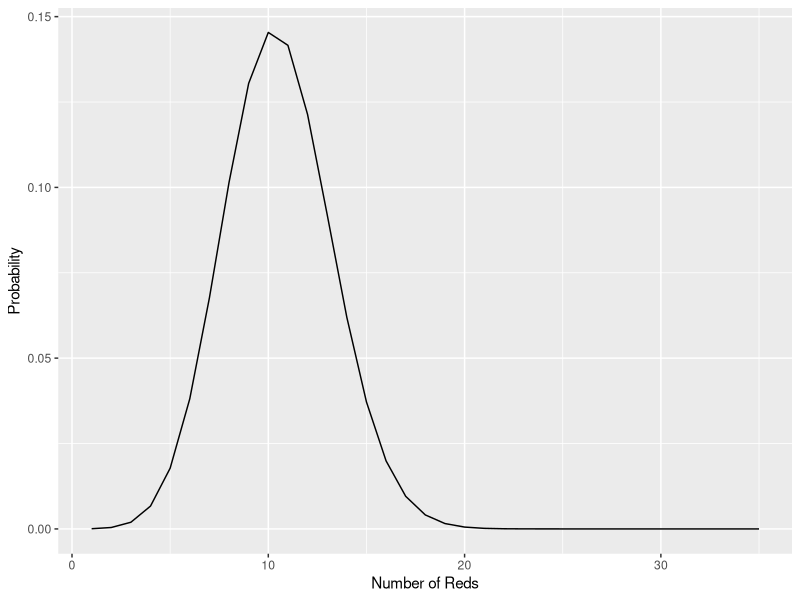
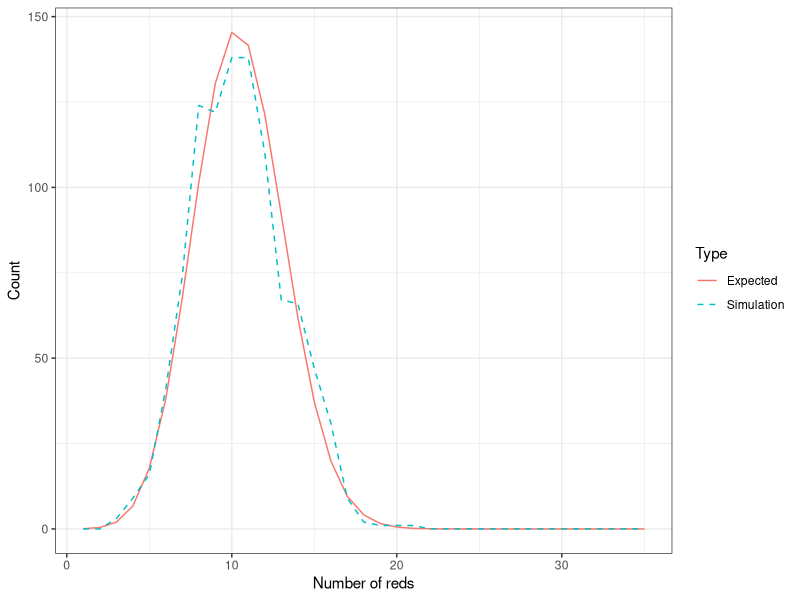

The R script that drew these images, in order: (Note: this script raises an error after producing the figures.)
## ---- chunk 1
knitr::opts_chunk$set(echo = TRUE)
## ---- chunk 2

 library(tidyverse)
choose(8,3)

 prob_red_spheres<-function(z){
   a=choose(35,z)*0.3^z*0.7^(35-z)
   return(a)
 }

 prob_red_spheres(20)
 
 num_reds<-seq(1,35)
 
  num_reds
 
  p<-map_dbl(num_reds,prob_red_spheres)
  
 prob_by_num_reds<-data.frame(num_reds,p)
 
 library(tidyverse)
 
prob_by_num_reds%>%head(3)
 
ggplot(data=prob_by_num_reds,aes(x=num_reds,y=p))+
geom_line()+xlab("Number of Reds")+ylab("Probability")


sample(10,35,replace=TRUE)

set.seed(0)
for(i in 1:5){
print(sample(100,5,replace=FALSE))
# The result may well differ every time
}


for(i in 1:5){
set.seed(1)
print(sample(100,5,replace=FALSE))
# The result should not change
}


num_trials<-1000 # set the number of trials
set.seed(0) # set the random seed
sampling_with_replacement_simulation<-data.frame(trial=1:num_trials)%>%
mutate(sample_balls=map(.x=trial,~sample(10,35,replace = TRUE)))
# generate collection of num_trials simulations

#mutate(sample_balls=map(.x=trial,~sample(10,35,replace = TRUE)))


sampling_with_replacement_simulation<-sampling_with_replacement_simulation%>%mutate(num_reds=map_dbl(.x=sample_balls,~sum(.x<=3)))



sampling_with_replacement_simulation

num_reds_in_simulation<-sampling_with_replacement_simulation%>%pull(num_reds)
# we extract a vector corresponding to the number of reds in each trial

num_reds_in_simulation

prob_by_num_reds<-prob_by_num_reds%>%
mutate(simulation_count=map_dbl(.x=num_reds,~sum(num_reds_in_simulation==.x)))

prob_by_num_reds<-prob_by_num_reds%>%
mutate(expected_count=num_trials*p)


prob_by_num_reds%>%
rename(Simulation=simulation_count,Expected=expected_count)%>%
pivot_longer(cols=c("Simulation","Expected"),
names_to="Type",values_to="count")%>%
ggplot(aes(num_reds,count)) +
geom_line(aes(linetype=Type, color=Type)) +
scale_linetype_manual(values = c("solid", "dashed"))+
theme_bw()+
xlab("Number of reds")+
ylab("Count")

set.seed(0)
for(i in 1:5){
print(sample(100,5,replace=FALSE))
# The result may well differ every time

set.seed(0)  
num_trials<-10000000 # set the number of trials
num_reds<-50
num_blues<-30
num_green<-20
sample_size<-10
total<-num_reds+num_blues+num_green

 # set the random seed
sampling_without_replacement_simulation<-data.frame(trial=1:num_trials)%>%
mutate(sample_balls=map(.x=trial,~sample(total,sample_size,replace = FALSE)))%>%
mutate(number_reds=map_dbl(.x=sample_balls,~sum(.x<=num_reds)))%>%
mutate(number_blues=map_dbl(.x=sample_balls,~sum((num_reds<.x)&(.x<=num_reds+num_blues))))%>%
mutate(number_green=map_dbl(.x=sample_balls,~sum((num_reds+num_blues<.x)&
(.x<=num_reds+num_blues+num_green))))%>%
mutate(colour_missing=(pmin(number_reds,number_blues,number_green)==0))

prob_missing_simulation<-mean(sampling_without_replacement_simulation%>%pull(colour_missing))

NR<-choose(total-num_reds,sample_size)
NB<-choose(total-num_blues,sample_size)
NG<-choose(total-num_green,sample_size)

AR<-choose(num_reds,sample_size)
AG<-choose(num_blues,sample_size)
AB<-choose(num_green,sample_size)

Q<-NR+NB+NG-AR-AG-AB

TS<-choose(total,sample_size)
 
prob_missing_theory<-Q/TS 
}
## ---- chunk 3
plot(pressure)
